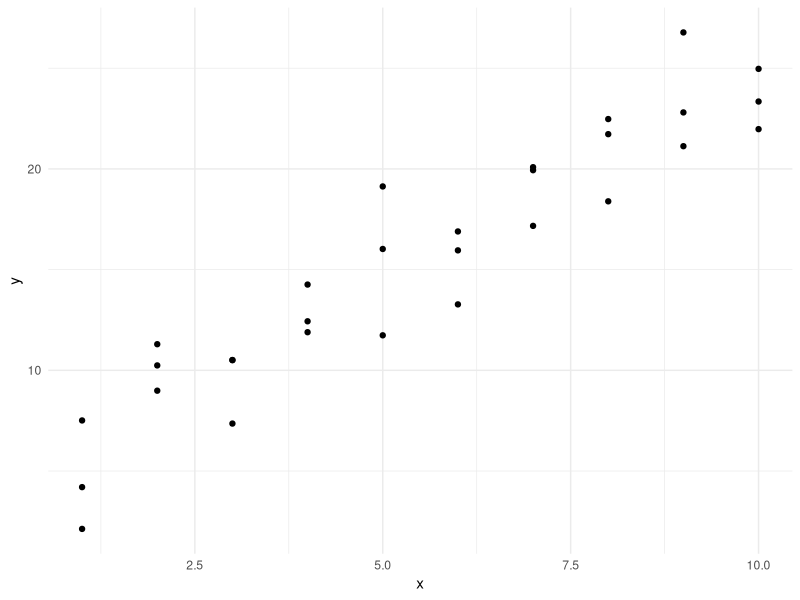
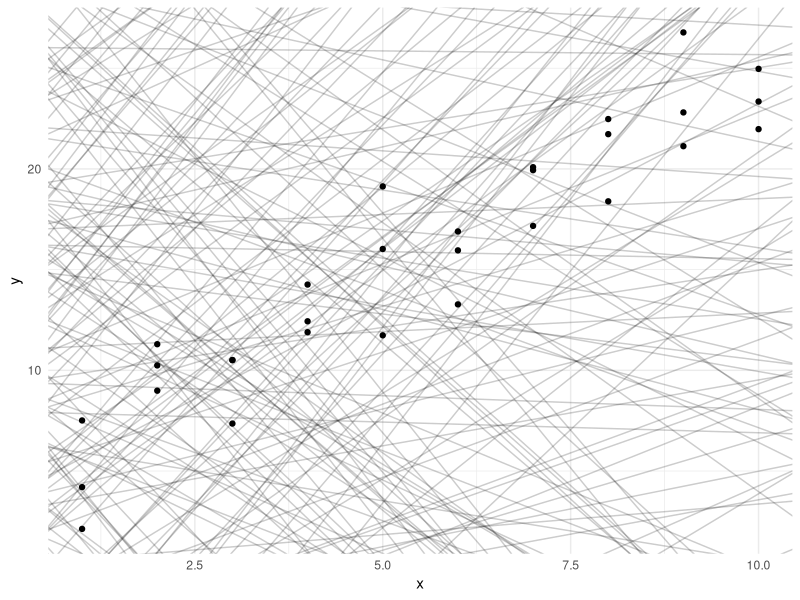
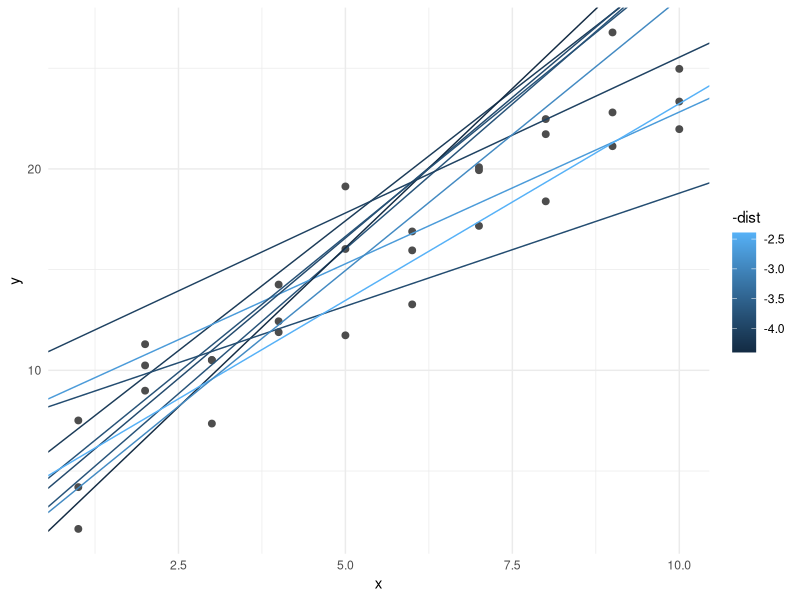

These charts were generated, in order, by the following R code:
## ---- chunk 1
knitr::opts_chunk$set(echo = TRUE)
## ---- chunk 2
library(tidyverse)

library(modelr) 
options(na.action = na.warn)

detach("package:dplyr", unload=TRUE)
library(dplyr)
theme_set(theme_minimal())

## ---- chunk 3
ggplot(sim1, aes(x, y)) +
  geom_point()

models <- tibble(
  a1 = runif(250, -20, 40),
  a2 = runif(250, -5, 5)
)

ggplot(sim1, aes(x, y)) +
  geom_abline(
    aes(intercept = a1, slope = a2),
    data = models, alpha = .2
  ) +
  geom_point()

model1 <- function(a, data) {
  a[1] + data$x * a[2]
}

measure_distance <- function(mod, data) {
  diff <- data$y - model1(mod, data)
  sqrt(mean(diff^2))
}

model1(c(7, 1.5), sim1)

measure_distance(c(7, 1.5), sim1)

sim1_dist <- function(a1, a2) {
  measure_distance(c(a1, a2), sim1)
}

models <- models %>%
  mutate(dist = purrr::map2_dbl(a1, a2, sim1_dist))


ggplot(sim1, aes(x, y)) +
  geom_point(size = 2, color = "grey30") +
  geom_abline(aes(intercept = a1, slope = a2, color = -dist),
              data = filter(models, rank(dist) <= 10))



